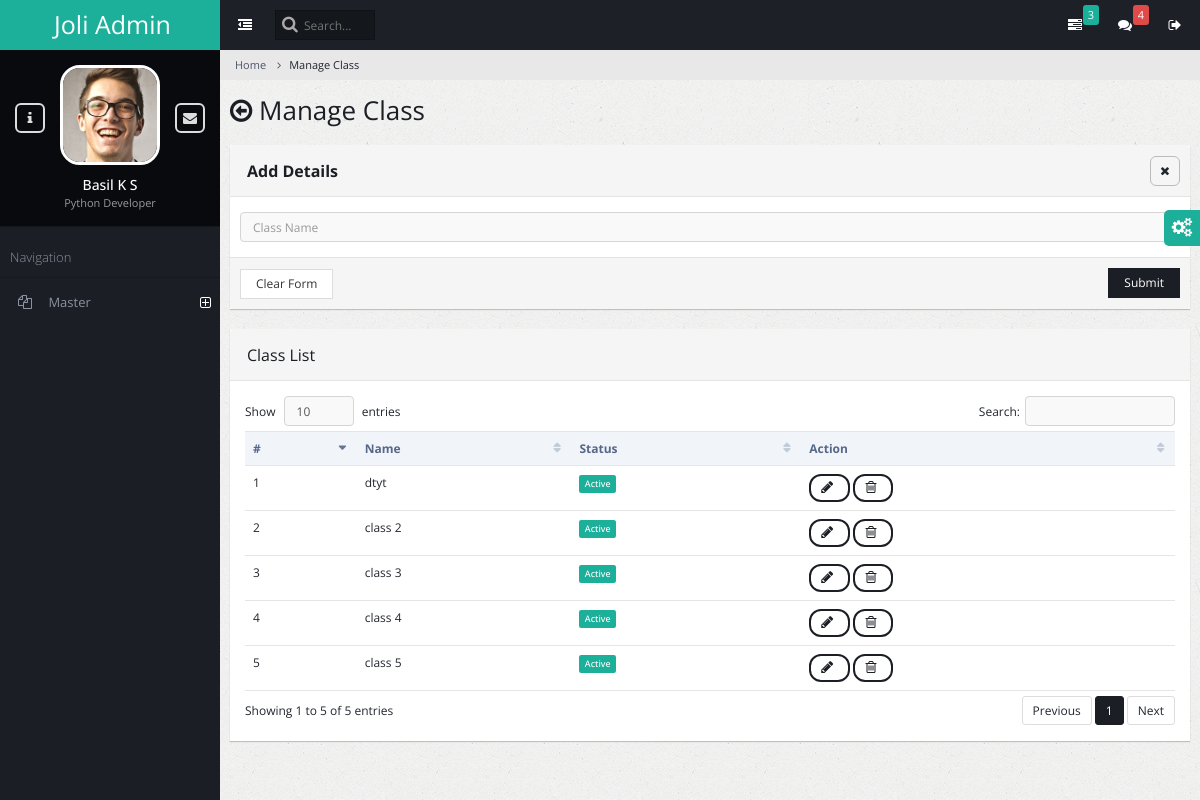
Page /cls_mng/ on the committed database.
### admin_master/models.py (models this page shows)
class masterclass(models.Model):
    classname=models.CharField(max_length=100)
    status=models.IntegerField(default=1)

### admin_master/views.py (the view, shortened to what this page needs)
# urls.py: path('cls_mng/', views.cls_mng,name="cls_mng"),
@csrf_exempt
def cls_mng(request):
    message=''
    cls = masterclass.objects.all()
    return render(request, 'Class_manage.html', {'mess': message, 'cls': cls})

### admin_master/templates/Class_manage.html (shortened to what this page needs)
{% load static %}
<!DOCTYPE html>
<html lang="en">
    <head>
        <link rel="stylesheet" type="text/css" id="theme" href="{% static 'css/theme-default.css' %}"/>
    </head>
    <body>
        <div class="page-container">
           {% include 'master_sidebar.html' %}
            <div class="page-content">
                {% include 'topbar.html' %}
                <ul class="breadcrumb">
                    <li><a href="#">Home</a></li>
                    <li class="active">Manage Class</li>
                </ul>
                <div class="page-title">
                    <h2><span class="fa fa-arrow-circle-o-left"></span> Manage Class</h2>
                </div>
                <div class="page-content-wrap">
                 <div class="row">
                  <div class="col-md-12">
                    <form class="form-horizontal" method="post" action="{% url 'cls_mng' %}">
                        <div class="panel panel-default">
                            <div class="panel-heading">
                                <h3 class="panel-title"><strong>Add Details</strong></h3>
                                <ul class="panel-controls">
                                    <li><a href="#" class="panel-remove"><span class="fa fa-times"></span></a></li>
                                </ul>
                            </div>
                            <div class="panel-body">
                                <div class="row">
                                    <div class="col-md-12">
                                        <div class="form-group">
                                            <input type="text" class="form-control" placeholder="Class Name" name="cls_name">
                                        </div>
                                    </div>
                                </div>
                            </div>
                            <div class="panel-footer">
                                <button class="btn btn-default">Clear Form</button>
                                <button class="btn btn-primary pull-right">Submit</button>{{mess}}
                            </div>
                        </div>
                        </form>
                 <div class="panel panel-default">
                    <div class="panel-heading">
                        <h3 class="panel-title">Class List </h3>
                    </div>
                    <div class="panel-body">
                        <table class="table datatable">
                            <thead>
                                <tr>
                                    <th>#</th>
                                    <th>Name</th>
                                    <th>Status</th>
                                    <th>Action</th>
                                </tr>
                            </thead>
                            <tbody>
                                {% for clses in cls %}
                                <tr>
                                    <td>{{ forloop.counter }}</td>
                                    <td>{{ clses.classname }}</td>
                                    {% if clses.status == 1 %}
                                    <td><span class="label label-warning">Active</span></td>
                                    {% endif %}
                                    <td>
                                        <a href="#" class="btn btn-primary btn-rounded" data-toggle="modal" data-target="#modal_basic">
                                             <span class="fa fa-pencil"></span>
                                        </a>
                                        <a href="#" class="btn btn-primary btn-rounded mb-control"  data-box="#mb-delete">
                                            <span class="fa fa-trash-o"></span>
                                       </a>
                                    </td>
                                </tr>
                                {% endfor %}
                            </tbody>
                        </table>
                    </div>
                  </div>
                </div>
            </div>
                </div>
            </div>
        </div>
    </body>
</html>

### rows in the picture
masterclass: classname "dtyt", status "Active"
masterclass: classname "class 2", status "Active"
masterclass: classname "class 3", status "Active"
masterclass: classname "class 4", status "Active"
masterclass: classname "class 5", status "Active"
